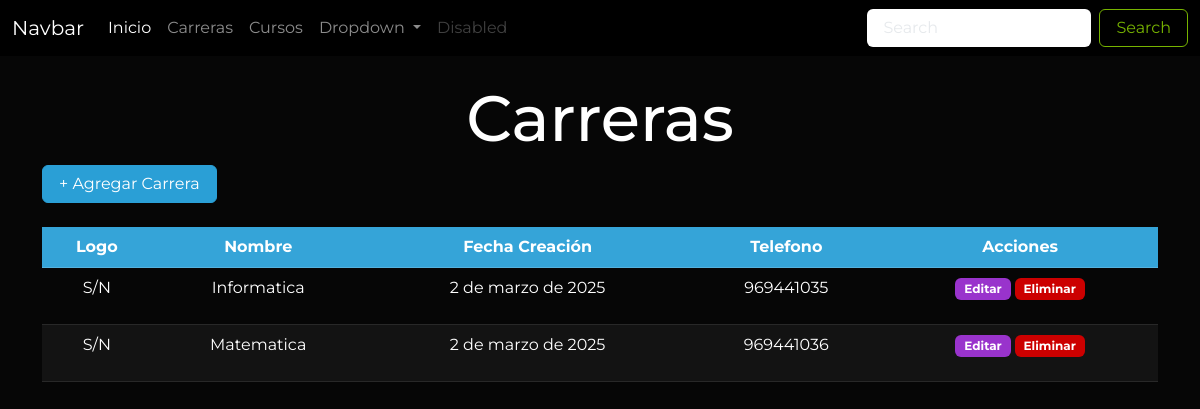
/carreras/, run on an earlier commit of the app's database.
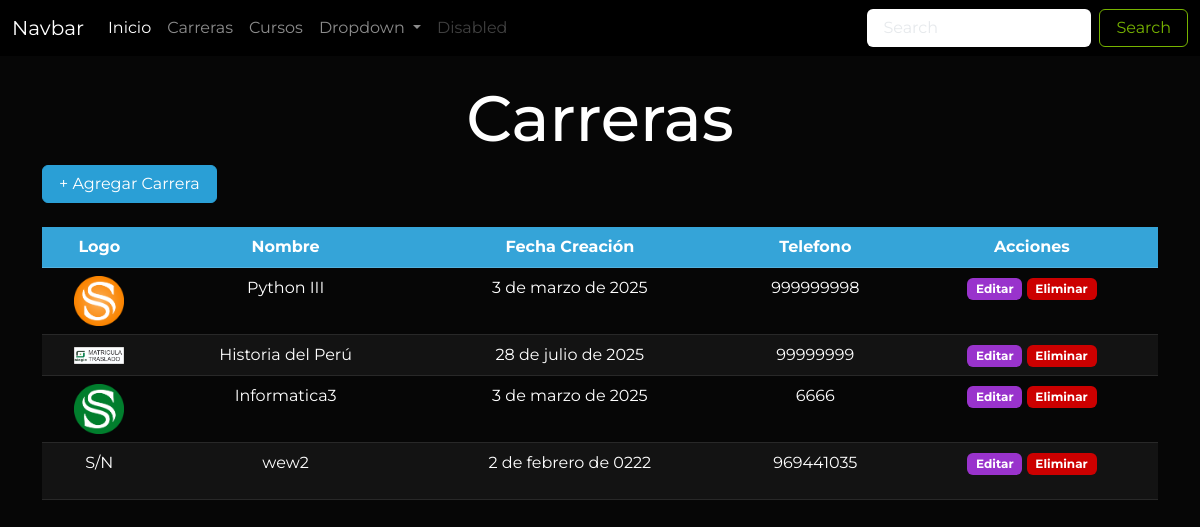
And on a later commit of the database.
### Aplicaciones/Educacion/models.py (models this page shows, shortened)
class Carrera(models.Model):
    id_car=models.AutoField(primary_key=True)
    nombre_car=models.CharField(max_length=50)
    fecha_creacion_car=models.DateField()
    telefono_car=models.CharField(max_length=10)
    logo_car=models.FileField(upload_to='carreras', null=True)

### Aplicaciones/Educacion/views/carrera_views.py (the view)
# urls.py: path('carreras/', carrera_views.carreras, name="carreras"),
def carreras(request):
    carrerasDbb = Carrera.objects.all()
    return render(request, 'carreras.html', { "carreras": carrerasDbb })

### Aplicaciones/Educacion/templates/carreras.html (shortened to what this page needs)
{% extends 'plantilla.html' %}
{% load static %}
{% block contenido %}
<div class="container">
    <h1 class="text-center mt-4"> Carreras</h1>
<button class="btn btn-primary mb-4" data-bs-toggle="modal" data-bs-target="#exampleModal">
    + Agregar Carrera
  </button>
{% if carreras %}
    <div class="table-responsive">
        <table class="table table-hover table-striped text-center" id="tabla">
            <thead class="table-primary">
                <tr>
                    <th scope="col">Logo</th>
                    <th scope="col">Nombre</th>
                    <th scope="col">Fecha Creación</th>
                    <th scope="col">Telefono</th>
                    <th scope="col">Acciones</th>
                </tr>
            </thead>
            <tbody>
                {%  for carrera in carreras %}
                    <tr>
                        <td>
                            {% if carrera.logo_car %}
                                <img src="{{carrera.logo_car.url}}" alt="" width="50">
                            {% else %}
                                <p>S/N</p>
                            {% endif %}
                        </td>
                        <td>{{carrera.nombre_car}}</td>
                        <td>{{carrera.fecha_creacion_car}}</td>
                        <td>{{carrera.telefono_car}}</td>
                        <td>
                            <a href="{% url 'editar_carrera' carrera.id_car %}" class="btn badge bg-info">Editar</a>
                            <a href="javascript: void(0)"  onclick="eliminarFila('/eliminar_carrera/{{carrera.id_car}}', 'carrera')" class="btn badge bg-danger">Eliminar</a>
                        </td>
                    </tr>
                {% endfor %}
            </tbody>
        </table>
    </div>
{% else %}
    <div class="alert alert-warning mt-4 text-center">No hay registros de carreras</div>
{% endif %}
</div>
{% endblock contenido %}

What changed in the data, as far as the page shows it:
removed Carrera: shows "S/N", nombre_car "Informatica", fecha_creacion_car "2 de marzo de 2025", telefono_car "969441035"
removed Carrera: shows "S/N", nombre_car "Matematica", fecha_creacion_car "2 de marzo de 2025", telefono_car "969441036"
added Carrera: logo_car (picture), nombre_car "Python III", fecha_creacion_car "3 de marzo de 2025", telefono_car "999999998"
added Carrera: logo_car (picture), nombre_car "Historia del Perú", fecha_creacion_car "28 de julio de 2025", telefono_car "99999999"
added Carrera: logo_car (picture), nombre_car "Informatica3", fecha_creacion_car "3 de marzo de 2025", telefono_car "6666"
added Carrera: logo_car "S/N", nombre_car "wew2", fecha_creacion_car "2 de febrero de 0222", telefono_car "969441035"
